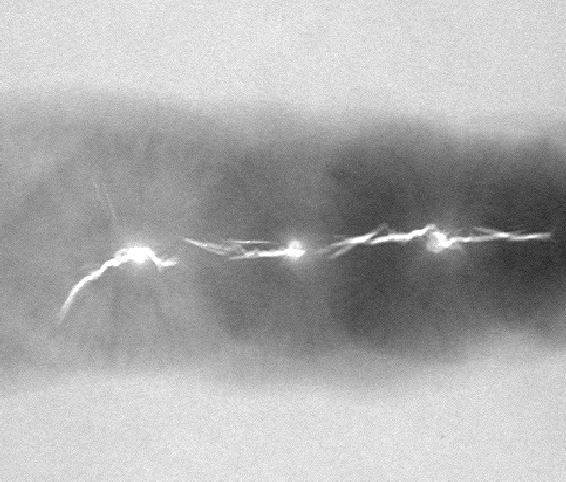
#> input picture images/u6.tif, 566 x 482 px
$ python -i un6.py   (imports and definitions only)
#> lines starting #> are read from the running program, lines starting #| are printed output that depends on the picture; after the words box and inside, x2 and y2 are one past the last pixel; in counts of white or black regions, pixels touching at a corner belong together
import cv2
import matplotlib.pyplot as plt
import numpy as np
import copy
from math import sqrt,pow
import os
import math
import matplotlib
# [1 line not run here, left out]
from matplotlib.figure import Figure
from matplotlib.backends.backend_qt5agg import FigureCanvasQTAgg as FigureCanvas

# [8 lines that did not run here, left out]

class ImageProcess():
    def __init__(self,fileName,type='gray'):
        root_dir, file_name = os.path.split(fileName)  # 按照路径将文件名和路径分割开
        pwd = os.getcwd()  # 返回当前工作目录
        if root_dir:
            os.chdir(root_dir)  # 改变当前工作目录到指定的路径。
        self.img = cv2.imread(file_name)
        os.chdir(pwd)
        if type == 'gray':
            self.img = cv2.cvtColor(self.img, cv2.COLOR_BGR2GRAY)
            self.img_height, self.img_width = self.img.shape
            self.bytesPerLine = self.img_width
        elif type == 'rgb':
            self.img = cv2.cvtColor(self.img, cv2.COLOR_BGR2RGB)
            self.img_height, self.img_width, self.img_channel = self.img.shape
            self.bytesPerLine = self.img_channel * self.img_width

    def show(self):
        cv2.imshow('img',self.img)
        cv2.waitKey()

    # [60 lines left out: functions cal_mean, cal_var, global_hist, plot_hist, local_enhancement, not called in this run]


    def fft(self):
        img_fft = cv2.dft(np.float32(self.img),flags=cv2.DFT_COMPLEX_OUTPUT)

        # 中心化
        central = np.fft.fftshift(img_fft)
        magnitude_spectrum = 20*np.log(cv2.magnitude(central[:, :, 0], central[:, :, 1]))
        magnitude_spectrum = np.array(magnitude_spectrum)

        self.magnitude_spectrum = magnitude_spectrum
        self.dshift = central
        return magnitude_spectrum


    def onmouse(self,event, x, y, flags, param):
        if event == cv2.EVENT_LBUTTONDOWN:
            print(x, y)

    # [37 lines left out: function bandstop, not called in this run]

    def narrow_stop(self,width=2):
        self.fft()
        print(self.dshift.shape)
        H = np.ones(self.dshift.shape)
        if width%2 != 0:
            print("error!")
            return None
        width_start = int(self.img_width/2 - width/2 - 1)
        width_end = int(self.img_width/2 + width/2)
        H[:,width_start:width_end,:] = 0.0000001
        H[328:345, width_start:width_end, :] = 1
        new_dshift = self.dshift*H

        magnitude_spectrum = 20 * np.log(cv2.magnitude(new_dshift[:, :, 0], new_dshift[:, :, 1]))
        magnitude_spectrum = np.array(magnitude_spectrum)

        ishift = np.fft.ifftshift(new_dshift)
        image_filtering = cv2.idft(ishift)
        image_filtering = cv2.magnitude(image_filtering[:, :, 0], image_filtering[:, :, 1])
        # 对逆变换结果进行归一化（一般对图像处理的最后一步都要进行归一化，特殊情况除外）
        cv2.normalize(image_filtering, image_filtering, 0, 1, cv2.NORM_MINMAX)
        # cv2.imshow('img', image_filtering)
        # cv2.waitKey()
        return magnitude_spectrum,image_filtering

class RegionGrowing(ImageProcess):
    def setSeed(self,seed):
        if type(seed) != int:
            return TypeError("Seed必须是整数值！")
        if 0>seed or seed>255:
            return ValueError("Seed必须在0~255之间！")
        Q = np.where(self.img>=seed,1,0)
        Q = Q.astype(np.uint8)
        # 种子图片
        cv2.imshow("intseed",255*Q)
        cv2.waitKey()
        return Q
        # cv2.imwrite("seed.png",255*Q)

    # [52 lines left out: function grow, not called in this run]
                # [9 lines of commented-out code are left out]

    def threshold_two(self,t1,t2,v1,v2,v3):
        inverse_img = 255 * np.ones(self.img.shape).astype(np.uint8) - self.img
        for i in range(inverse_img.shape[0]):
            for j in range(inverse_img.shape[1]):
                if inverse_img[i,j]<t1:
                    inverse_img[i,j] = v1
                elif self.img[i,j]>t2:
                    inverse_img[i,j] = v3
                else:
                    inverse_img[i,j] = v2
        return inverse_img

class Gradient(ImageProcess):
    # [162 lines left out: functions Sobel, edgeConnect, refining, refining, not called in this run]
# [11 lines of commented-out code are left out]


project = RegionGrowing("../images/u6.tif")
#> in __init__, self.img is the input picture: shape (482, 566, 3); min 33, max 255, mean 173.4
kernel = np.ones((2, 2), np.uint8)

# 最小双阈值
inverse_img = 255*np.ones(project.img.shape).astype(np.uint8) - project.img
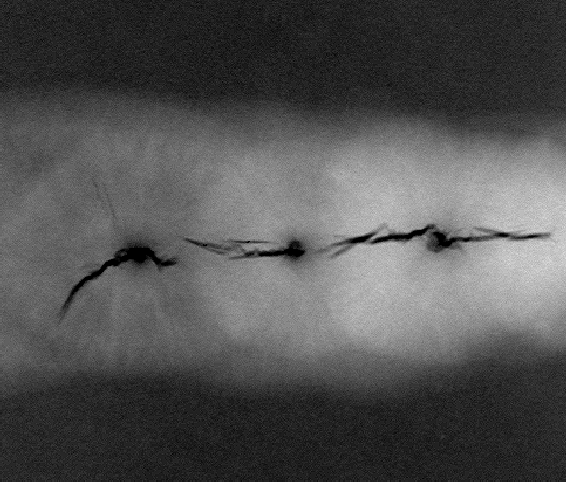
#> inverse_img: shape (482, 566); min 0, max 222, mean 81.6
ret, th = cv2.threshold(inverse_img, 68, 256, cv2.THRESH_BINARY)
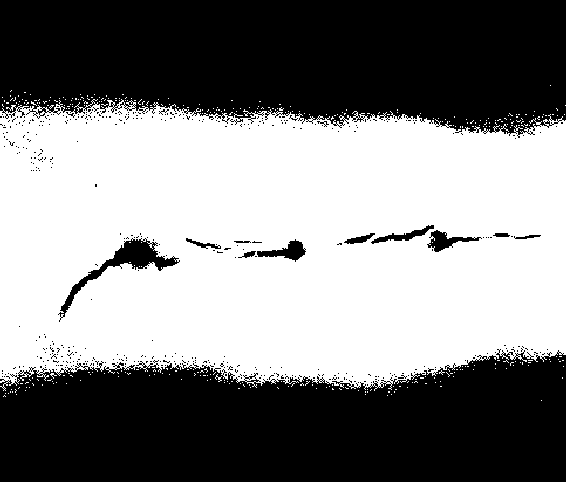
#> th: shape (482, 566); 51.6% white; 444 black regions (431 under 20 px), largest, box (x1, y1, x2, y2) and area: (0, 0, 566, 138) 65647, (0, 349, 566, 482) 62110, (58, 238, 180, 322) 1626
# [2 lines not run here, left out]

th2 = project.threshold_two(68,126,0,255,128)
#> after the loop in threshold_two, `for i in range(inverse_img.shape[0]):`:
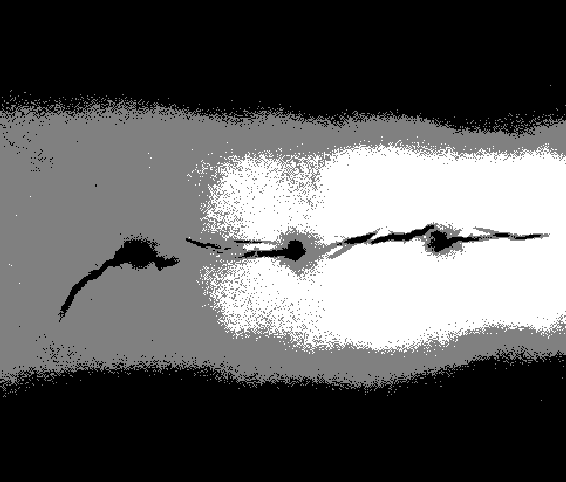
#> inverse_img: shape (482, 566); min 0, max 255, mean 92.4
# [2 lines not run here, left out]


Q = project.setSeed(254)
#> in setSeed, `Q = np.where(self.img>=seed,1,0)`:
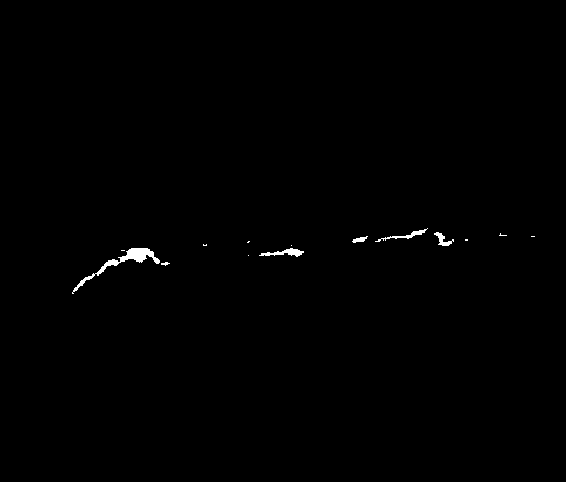
#> Q: shape (482, 566) int64; values 0 (black) and 1 (white), 0.41% white; 14 white regions (8 under 20 px), largest, box (x1, y1, x2, y2) and area: (72, 248, 160, 294) 571, (259, 248, 304, 257) 181, (375, 228, 428, 242) 143, (434, 232, 454, 246) 111, (352, 236, 368, 243) 59, (161, 262, 170, 266) 20
thresh_B = np.zeros(Q.shape, np.uint8) #thresh_B大小与A相同，像素值为0
thresh_A_copy = Q.copy()
kernel = cv2.getStructuringElement(cv2.MORPH_ELLIPSE, (3,3))#3×3结构元


count = [ ] #为了记录连通分量中的像素个数
liantong_dict = {}

#循环，直到thresh_A_copy中的像素值全部为0
# [24 lines not run here, left out]


new_Q = np.zeros(Q.shape)
# [8 lines not run here, left out]

>>> result = ImageProcess('../images/u6.tif').narrow_stop()
#> in fft, `magnitude_spectrum = 20*np.log(cv2.magnitude(central[:, :, 0], central..`:
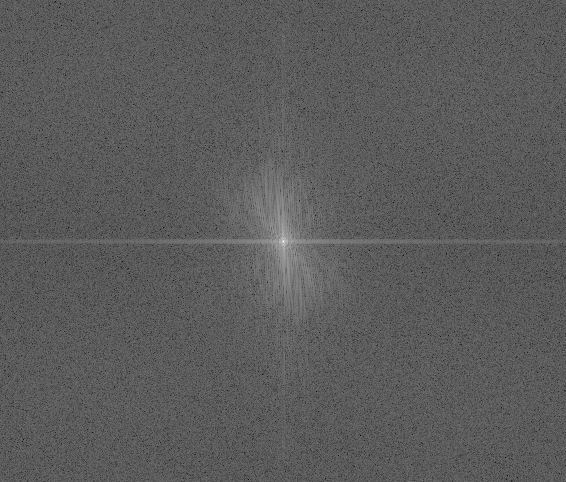
#> magnitude_spectrum: shape (482, 566) float32; min 54.77, max 353.4, mean 162.3; drawn with min black and max white
#| (482, 566, 2)
#> in narrow_stop, `magnitude_spectrum = 20 * np.log(cv2.magnitude(new_dshift[:, :, 0], ne..`:
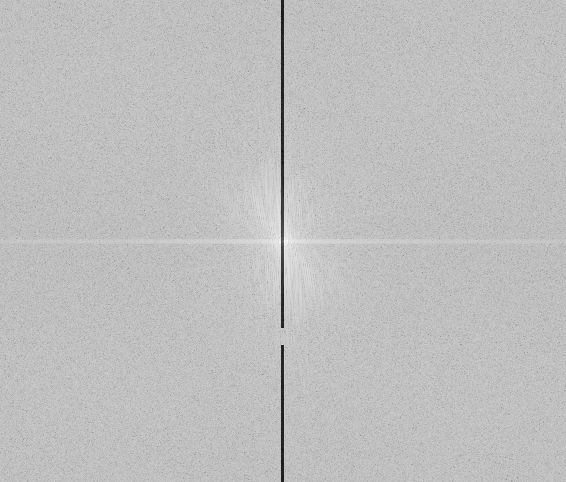
#> magnitude_spectrum: shape (482, 566) float64; min -228.3, max 289.6, mean 160.7; drawn with min black and max white
#> in narrow_stop, `image_filtering = cv2.magnitude(image_filtering[:, :, 0], image_filter..`:
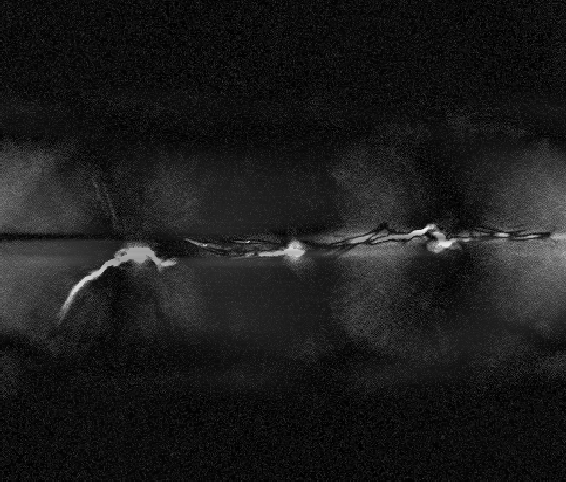
#> image_filtering: shape (482, 566) float64; min 2618.8, max 37660628.8, mean 4005415.8; drawn with min black and max white

$ run again, on images/u51.tif
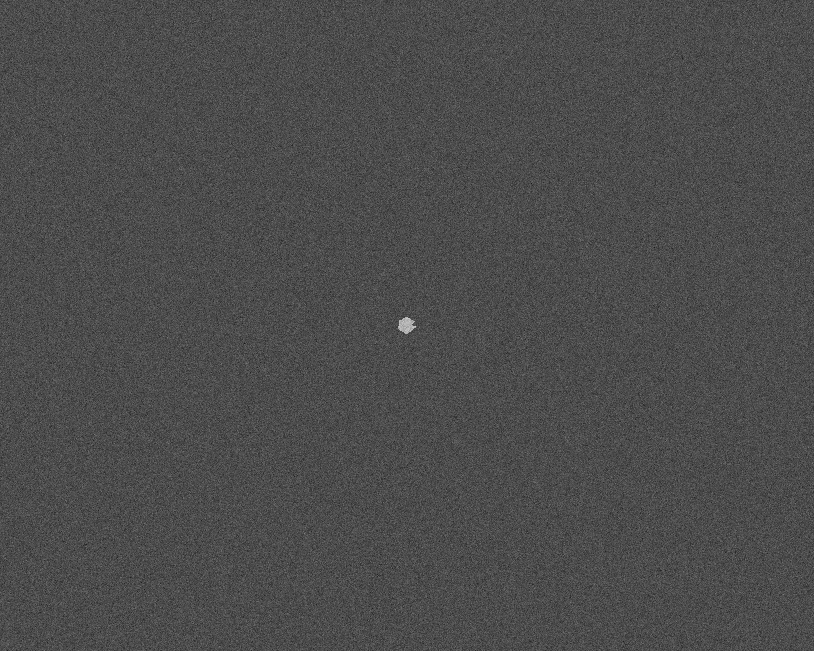
#> input picture images/u51.tif, 814 x 651 px
#> in __init__, self.img is the input picture: shape (651, 814, 3); min 21, max 206, mean 76.1
#> self.img: shape (651, 814)
#| (651, 814, 2)
#> in narrow_stop, `magnitude_spectrum = 20 * np.log(cv2.magnitude(new_dshift[:, :, 0], ne..`:
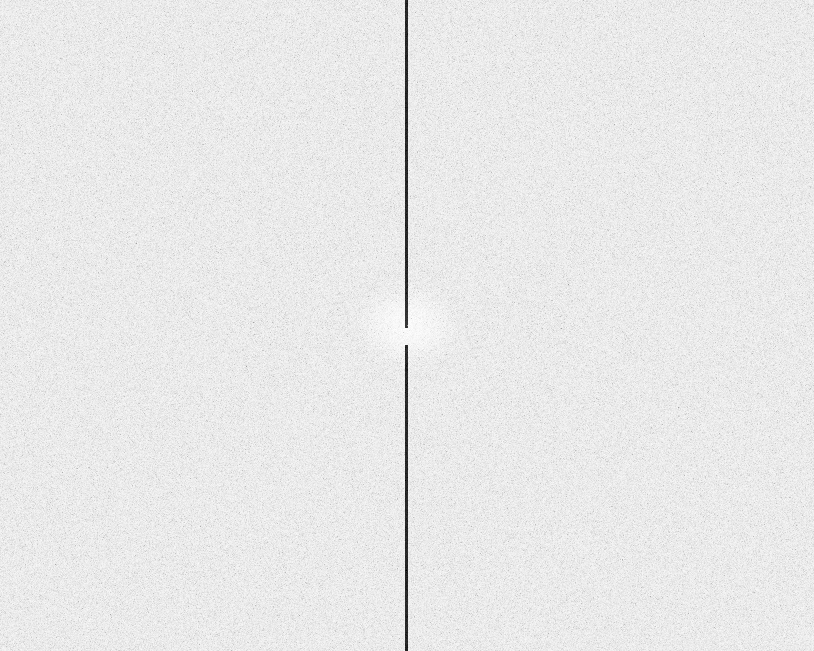
#> magnitude_spectrum: shape (651, 814) float64; min -210, max 209.2, mean 173.8; drawn with min black and max white
#> in narrow_stop, `image_filtering = cv2.magnitude(image_filtering[:, :, 0], image_filter..`:
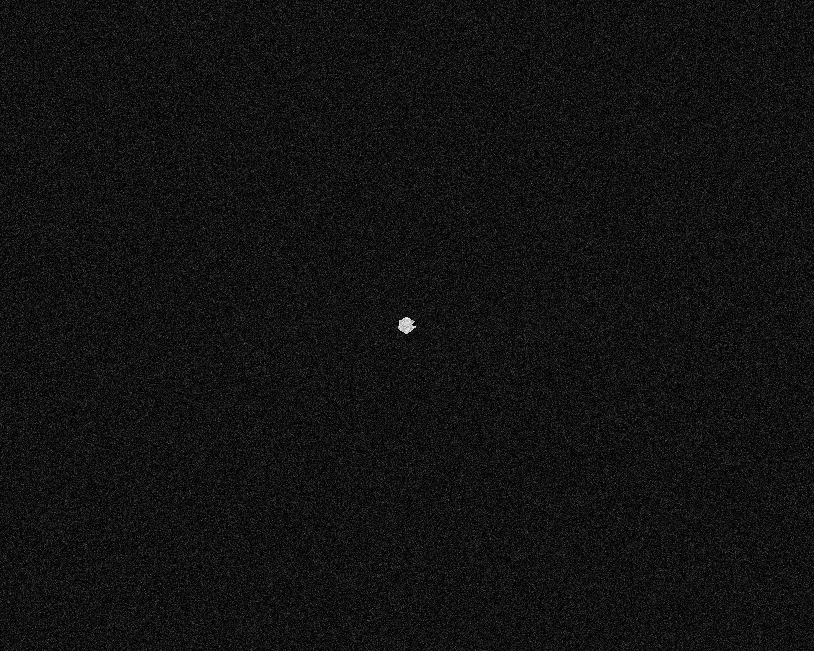
#> image_filtering: shape (651, 814) float64; min 2585.7, max 66170456.4, mean 4846940.8; drawn with min black and max white

$ run again, on images/u52.tif
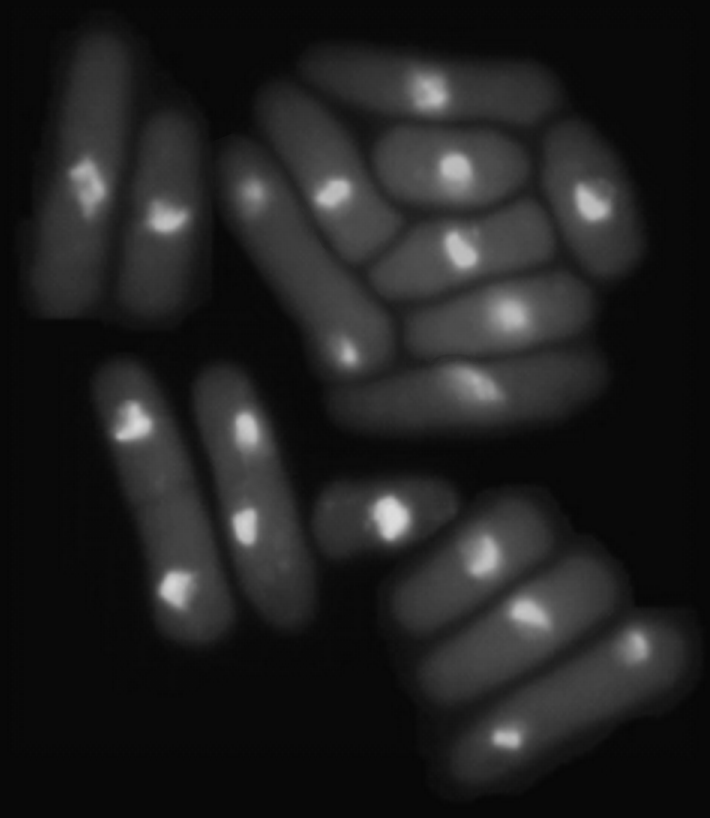
#> input picture images/u52.tif, 710 x 818 px
#> in __init__, self.img is the input picture: shape (818, 710, 3); min 6, max 222, mean 33.1
#> self.img: shape (818, 710)
#| (818, 710, 2)
#> in narrow_stop, `magnitude_spectrum = 20 * np.log(cv2.magnitude(new_dshift[:, :, 0], ne..`:
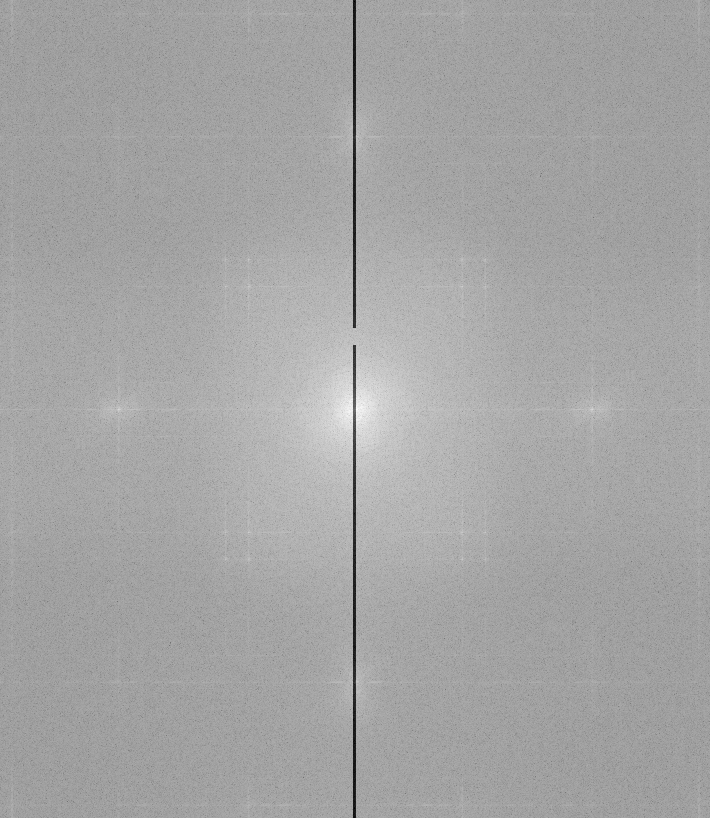
#> magnitude_spectrum: shape (818, 710) float64; min -269.7, max 305.9, mean 104.4; drawn with min black and max white
#> in narrow_stop, `image_filtering = cv2.magnitude(image_filtering[:, :, 0], image_filter..`:
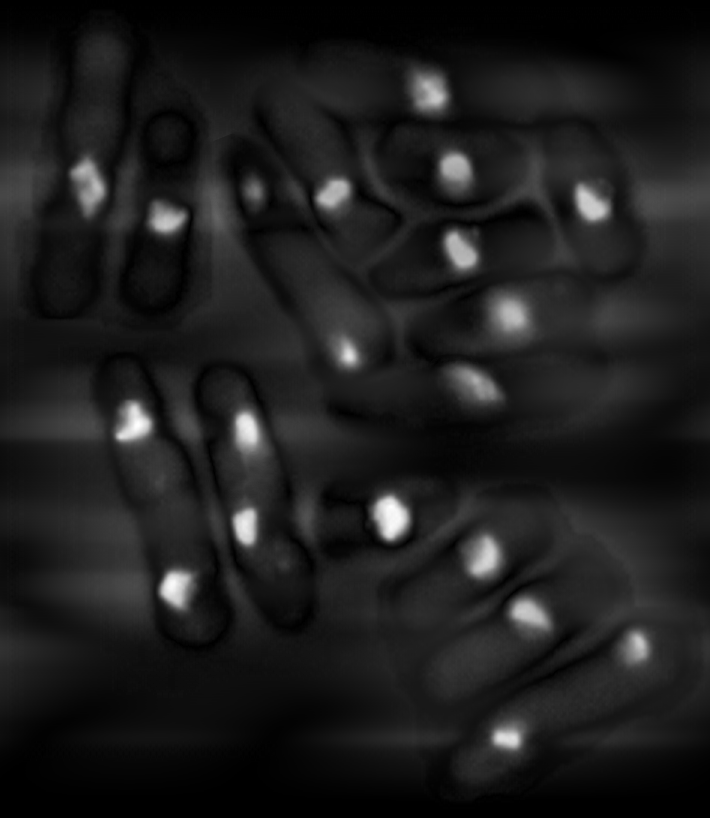
#> image_filtering: shape (818, 710) float64; min 1245.2, max 91643764.3, mean 10680708.5; drawn with min black and max white

$ run again, on images/unit3_1.tif
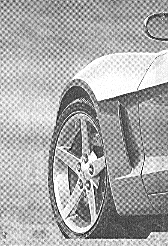
#> input picture images/unit3_1.tif, 168 x 246 px
#> in __init__, self.img is the input picture: shape (246, 168, 3); min 0, max 255, mean 169.7
#> self.img: shape (246, 168)
#| (246, 168, 2)
#> in narrow_stop, `image_filtering = cv2.magnitude(image_filtering[:, :, 0], image_filter..`:
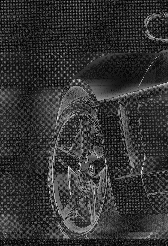
#> image_filtering: shape (246, 168) float64; min 5229.5, max 7689286.2, mean 1563987; drawn with min black and max white
